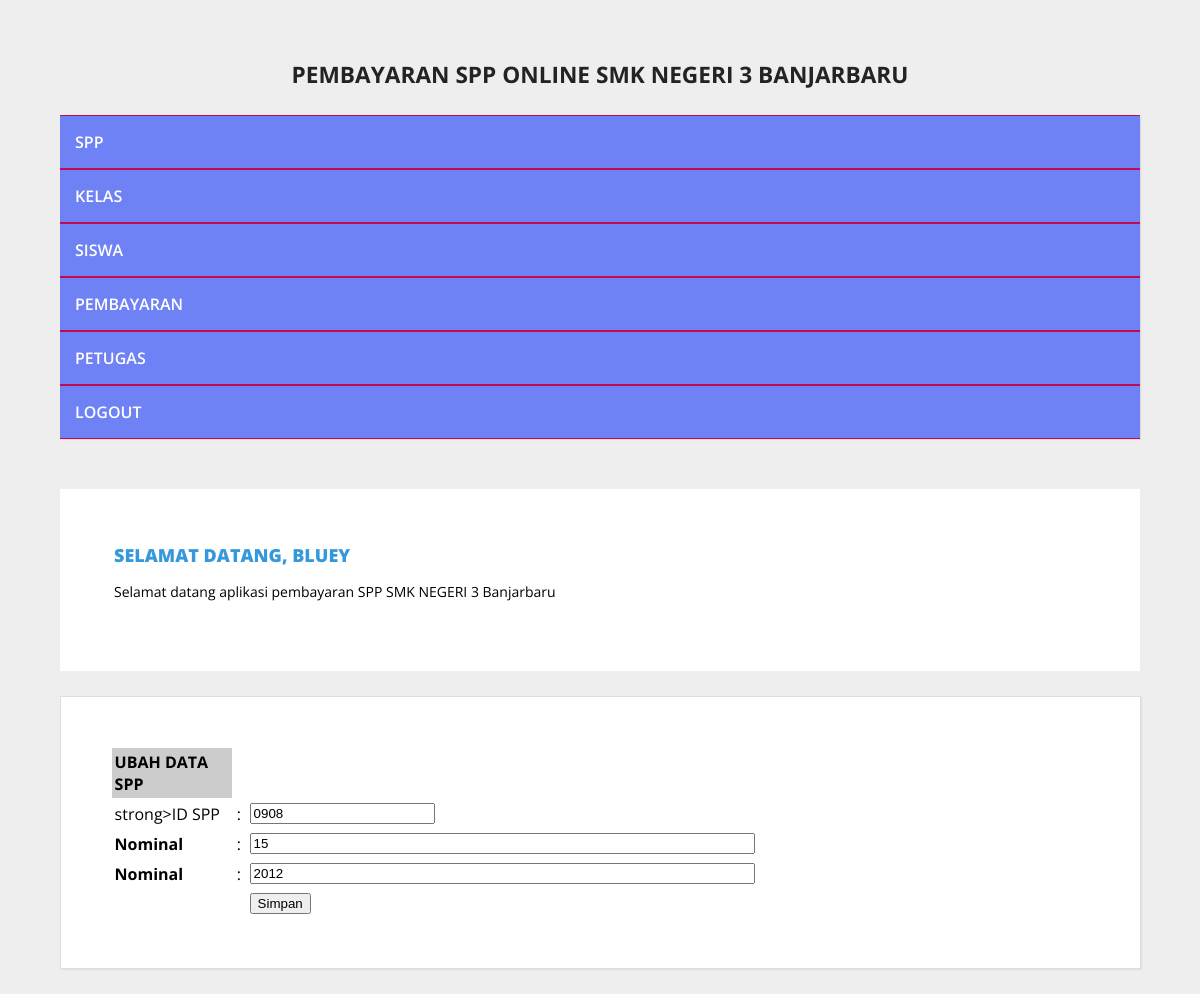
/admin/halaman_admin.php?open=edit_spp&id_spp=0908 (signed in), run on the app's committed database.
### tables this page shows
CREATE TABLE `spp` (
  `id_spp` varchar(5) NOT NULL,
  `tahun` int(4) NOT NULL,
  `nominal` int(10) NOT NULL
);

### admin/edit_spp.php (the view, shortened to what this page needs)
<?php
include_once "../src/koneksi.php";
$id_spp = $_GET['id_spp'];
$sql = mysqli_query($koneksi, "SELECT * FROM spp WHERE id_spp ='$id_spp'");
$data = mysqli_fetch_array($sql);
?>
<from action="<?php $_SERVER['PHP_SELF']; ?>" method="post" name="form1" target="_self" >
    <table class="table-list" width="650" border="0" cellspancing="1" cellpadding="3">
        <tr>
            <td bgcolor="#CCCCCC"><strong> UBAH DATA SPP </strong></td>
            <td>&nbsp;</td>
            <td>&nbsp;</td>
    </tr>
    <tr>
        <td width="182">strong>ID SPP </strong></td>
        <td width="6">:</td>
        <td width="440"><input name="id_spp" type="text" value="<?php echo $data['id_spp']; ?>"
                readonly = "true" /></td>
    </tr>
    <tr>
        <td><strong>Nominal </strong></td>
        <td>:</td>
        <td><input name="nominal" type="text" value="<?php echo $data['nominal']; ?>"
                size="60" maxlength="100" /></td>
    </tr>
    <tr>
        <td><strong>Nominal </strong></td>
        <td>:</td>
        <td><input name="tahun" type="text" value="<?php echo $data['tahun']; ?>"
                size="60" maxlength="100" /></td>
    </tr>
    <tr>
        <td>&nbsp;</td>
        <td>&nbsp;</td>
        <td><input name="btnSimpan" type="submit" id="btnSimpan" value="Simpan" /></td>
    </tr>
    </table>

### src/style.css (style rules this page uses)
body { background: #eeeeee; margin:0; font-family: 'Open Sans', sans-serif; }

### data on the page
spp: id_spp "0908", nominal "15", tahun "2012"

### other printed values
$_SESSION['username'] "BLUEY"
